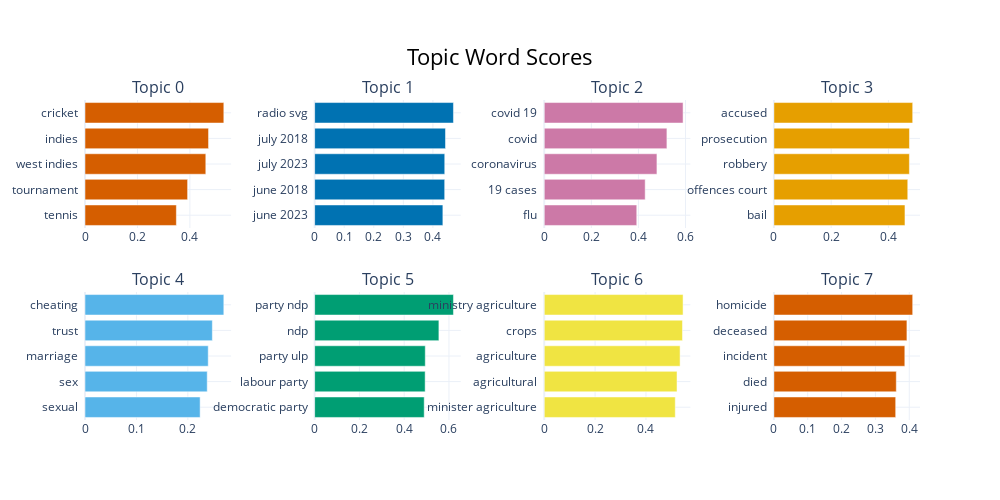

Notebook code for this chart:
### Code cell
topic_model.visualize_barchart()

### Figure 1 — Plotly figure (JSON) as saved in the notebook; plotly's stock layout.template omitted (floating-point values rounded to 4 significant figures)
{"data": [{"marker": {"color": "#D55E00"}, "orientation": "h", "type": "bar", "x": [0.3485, 0.3913, 0.4607, 0.4712, 0.5294], "xaxis": "x", "y": ["tennis  ", "tournament  ", "west indies  ", "indies  ", "cricket  "], "yaxis": "y"}, {"marker": {"color": "#0072B2"}, "orientation": "h", "type": "bar", "x": [0.4337, 0.4399, 0.4401, 0.4426, 0.4695], "xaxis": "x2", "y": ["june 2023  ", "june 2018  ", "july 2023  ", "july 2018  ", "radio svg  "], "yaxis": "y2"}, {"marker": {"color": "#CC79A7"}, "orientation": "h", "type": "bar", "x": [0.3929, 0.4287, 0.4786, 0.5209, 0.5896], "xaxis": "x3", "y": ["flu  ", "19 cases  ", "coronavirus  ", "covid  ", "covid 19  "], "yaxis": "y3"}, {"marker": {"color": "#E69F00"}, "orientation": "h", "type": "bar", "x": [0.4577, 0.4675, 0.4731, 0.4734, 0.4847], "xaxis": "x4", "y": ["bail  ", "offences court  ", "robbery  ", "prosecution  ", "accused  "], "yaxis": "y4"}, {"marker": {"color": "#56B4E9"}, "orientation": "h", "type": "bar", "x": [0.2238, 0.2376, 0.2396, 0.2476, 0.2699], "xaxis": "x5", "y": ["sexual  ", "sex  ", "marriage  ", "trust  ", "cheating  "], "yaxis": "y5"}, {"marker": {"color": "#009E73"}, "orientation": "h", "type": "bar", "x": [0.4895, 0.4937, 0.4943, 0.5551, 0.6201], "xaxis": "x6", "y": ["democratic party  ", "labour party  ", "party ulp  ", "ndp  ", "party ndp  "], "yaxis": "y6"}, {"marker": {"color": "#F0E442"}, "orientation": "h", "type": "bar", "x": [0.5154, 0.5222, 0.5343, 0.5437, 0.546], "xaxis": "x7", "y": ["minister agriculture  ", "agricultural  ", "agriculture  ", "crops  ", "ministry agriculture  "], "yaxis": "y7"}, {"marker": {"color": "#D55E00"}, "orientation": "h", "type": "bar", "x": [0.3599, 0.3617, 0.3869, 0.3931, 0.4101], "xaxis": "x8", "y": ["injured  ", "died  ", "incident  ", "deceased  ", "homicide  "], "yaxis": "y8"}], "layout": {"annotations": [{"font": {"size": 16}, "showarrow": false, "text": "Topic 0", "x": 0.0875, "xanchor": "center", "xref": "paper", "y": 1, "yanchor": "bottom", "yref": "paper"}, {"font": {"size": 16}, "showarrow": false, "text": "Topic 1", "x": 0.3625, "xanchor": "center", "xref": "paper", "y": 1, "yanchor": "bottom", "yref": "paper"}, {"font": {"size": 16}, "showarrow": false, "text": "Topic 2", "x": 0.6375, "xanchor": "center", "xref": "paper", "y": 1, "yanchor": "bottom", "yref": "paper"}, {"font": {"size": 16}, "showarrow": false, "text": "Topic 3", "x": 0.9125, "xanchor": "center", "xref": "paper", "y": 1, "yanchor": "bottom", "yref": "paper"}, {"font": {"size": 16}, "showarrow": false, "text": "Topic 4", "x": 0.0875, "xanchor": "center", "xref": "paper", "y": 0.4, "yanchor": "bottom", "yref": "paper"}, {"font": {"size": 16}, "showarrow": false, "text": "Topic 5", "x": 0.3625, "xanchor": "center", "xref": "paper", "y": 0.4, "yanchor": "bottom", "yref": "paper"}, {"font": {"size": 16}, "showarrow": false, "text": "Topic 6", "x": 0.6375, "xanchor": "center", "xref": "paper", "y": 0.4, "yanchor": "bottom", "yref": "paper"}, {"font": {"size": 16}, "showarrow": false, "text": "Topic 7", "x": 0.9125, "xanchor": "center", "xref": "paper", "y": 0.4, "yanchor": "bottom", "yref": "paper"}], "height": 500, "hoverlabel": {"bgcolor": "white", "font": {"family": "Rockwell", "size": 16}}, "showlegend": false, "title": {"font": {"color": "Black", "size": 22}, "text": "Topic Word Scores", "x": 0.5, "xanchor": "center", "yanchor": "top"}, "width": 1000, "xaxis": {"anchor": "y", "domain": [0, 0.175], "showgrid": true}, "xaxis2": {"anchor": "y2", "domain": [0.275, 0.45], "showgrid": true}, "xaxis3": {"anchor": "y3", "domain": [0.55, 0.725], "showgrid": true}, "xaxis4": {"anchor": "y4", "domain": [0.825, 1], "showgrid": true}, "xaxis5": {"anchor": "y5", "domain": [0, 0.175], "showgrid": true}, "xaxis6": {"anchor": "y6", "domain": [0.275, 0.45], "showgrid": true}, "xaxis7": {"anchor": "y7", "domain": [0.55, 0.725], "showgrid": true}, "xaxis8": {"anchor": "y8", "domain": [0.825, 1], "showgrid": true}, "yaxis": {"anchor": "x", "domain": [0.6, 1], "showgrid": true}, "yaxis2": {"anchor": "x2", "domain": [0.6, 1], "showgrid": true}, "yaxis3": {"anchor": "x3", "domain": [0.6, 1], "showgrid": true}, "yaxis4": {"anchor": "x4", "domain": [0.6, 1], "showgrid": true}, "yaxis5": {"anchor": "x5", "domain": [0, 0.4], "showgrid": true}, "yaxis6": {"anchor": "x6", "domain": [0, 0.4], "showgrid": true}, "yaxis7": {"anchor": "x7", "domain": [0, 0.4], "showgrid": true}, "yaxis8": {"anchor": "x8", "domain": [0, 0.4], "showgrid": true}}}
